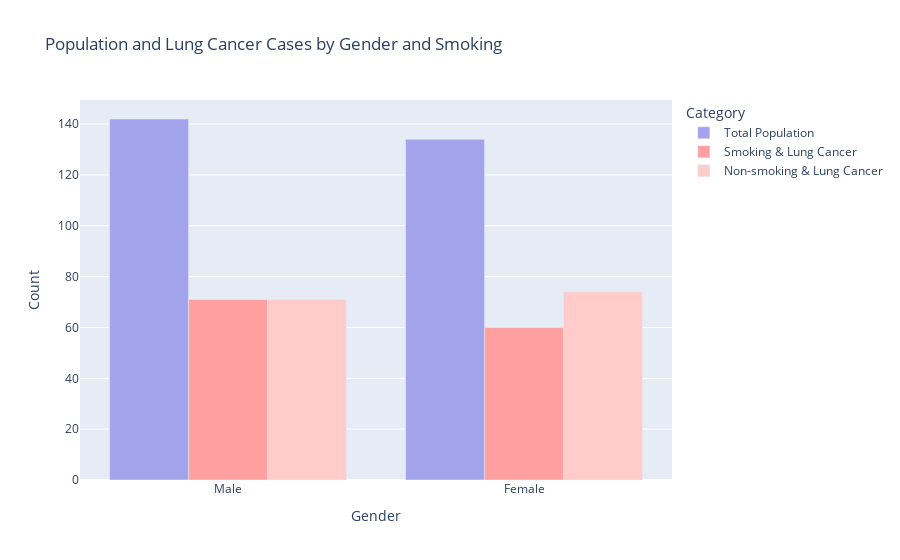

Notebook source saved alongside this figure:
### Code cell
df_copy = df.copy()
df_copy['gender'] = df_copy['gender'].replace({1: "Male", 2: "Female"})
df_copy['smoking'] = pd.to_numeric(df_copy['smoking'])
df_copy['lung_cancer'] = pd.to_numeric(df_copy['lung_cancer'])
male_total = len(df_copy[df_copy['gender'] == "Male"])
female_total = len(df_copy[df_copy['gender'] == "Female"])
male_smk_lc = len(df_copy[(df_copy['gender'] == "Male") & (df_copy['lung_cancer'] == 1) & (df_copy['smoking'] == 1)])
female_smk_lc = len(df_copy[(df_copy['gender'] == "Female") & (df_copy['lung_cancer'] == 1) & (df_copy['smoking'] == 1)])
data = {
    'Gender': ['Male', 'Female'],
    'Total Population': [male_total, female_total],
    'Smoking & Lung Cancer': [male_smk_lc, female_smk_lc],
    'Non-smoking & Lung Cancer': [male_total - male_smk_lc, female_total - female_smk_lc]
}
df_plot = pd.DataFrame(data)
fig = px.bar(df_plot, x='Gender', y=['Total Population', 'Smoking & Lung Cancer', 'Non-smoking & Lung Cancer'],
             title='Population and Lung Cancer Cases by Gender and Smoking',
             labels={'value': 'Count', 'variable': 'Category'},
             color_discrete_sequence=['#a3a3ec', '#ff9f9f', '#ffcccb'])
fig.update_layout(barmode='group')
fig.show()

### Figure 1 — Plotly figure (JSON) as saved in the notebook; plotly's stock layout.template omitted (floating-point values rounded to 4 significant figures)
{"data": [{"alignmentgroup": "True", "hovertemplate": "Category=Total Population<br>Gender=%{x}<br>Count=%{y}<extra></extra>", "legendgroup": "Total Population", "marker": {"color": "#a3a3ec", "pattern": {"shape": ""}}, "name": "Total Population", "offsetgroup": "Total Population", "orientation": "v", "showlegend": true, "textposition": "auto", "type": "bar", "x": ["Male", "Female"], "xaxis": "x", "y": [142, 134], "yaxis": "y"}, {"alignmentgroup": "True", "hovertemplate": "Category=Smoking & Lung Cancer<br>Gender=%{x}<br>Count=%{y}<extra></extra>", "legendgroup": "Smoking & Lung Cancer", "marker": {"color": "#ff9f9f", "pattern": {"shape": ""}}, "name": "Smoking & Lung Cancer", "offsetgroup": "Smoking & Lung Cancer", "orientation": "v", "showlegend": true, "textposition": "auto", "type": "bar", "x": ["Male", "Female"], "xaxis": "x", "y": [71, 60], "yaxis": "y"}, {"alignmentgroup": "True", "hovertemplate": "Category=Non-smoking & Lung Cancer<br>Gender=%{x}<br>Count=%{y}<extra></extra>", "legendgroup": "Non-smoking & Lung Cancer", "marker": {"color": "#ffcccb", "pattern": {"shape": ""}}, "name": "Non-smoking & Lung Cancer", "offsetgroup": "Non-smoking & Lung Cancer", "orientation": "v", "showlegend": true, "textposition": "auto", "type": "bar", "x": ["Male", "Female"], "xaxis": "x", "y": [71, 74], "yaxis": "y"}], "layout": {"barmode": "group", "legend": {"title": {"text": "Category"}, "tracegroupgap": 0}, "title": {"text": "Population and Lung Cancer Cases by Gender and Smoking"}, "xaxis": {"anchor": "y", "domain": [0.0, 1.0], "title": {"text": "Gender"}}, "yaxis": {"anchor": "x", "domain": [0.0, 1.0], "title": {"text": "Count"}}}}
